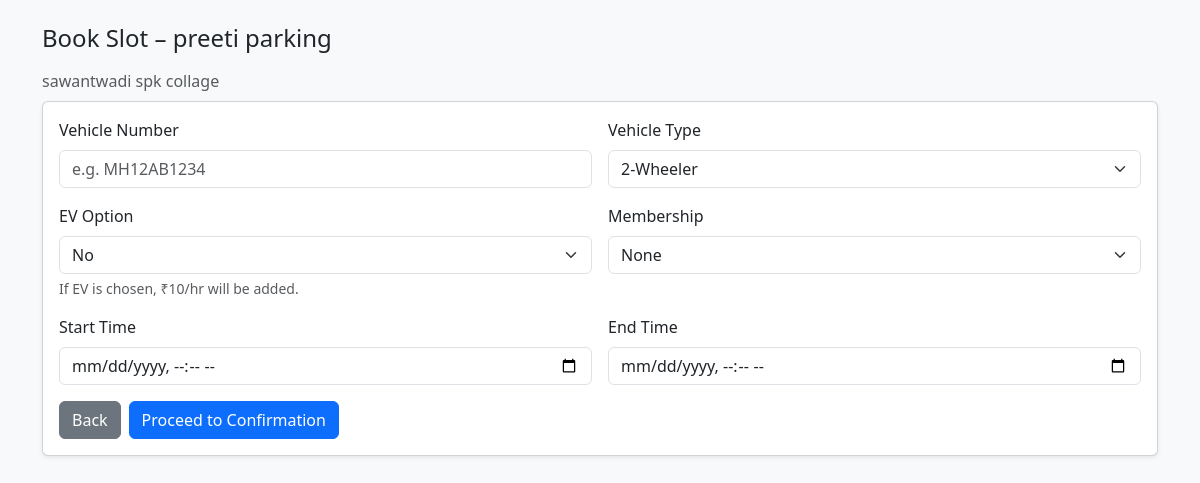
/user_book.php?parking_id=23, run on the app's committed database.
### tables this page shows
CREATE TABLE `parking_requests` (
  `id` int(11) NOT NULL,
  `owner_id` int(11) DEFAULT NULL,
  `owner_email` varchar(255) DEFAULT NULL,
  `parking_name` varchar(255) DEFAULT NULL,
  `address` text DEFAULT NULL,
  `mobile` varchar(20) DEFAULT NULL,
  `latitude` decimal(10,8) DEFAULT NULL,
  `longitude` decimal(11,8) DEFAULT NULL,
  `ev_support` enum('yes','no') DEFAULT 'no',
  `supported_vehicles` text DEFAULT NULL,
  `slot_2w` int(11) DEFAULT 0,
  `slot_4w` int(11) DEFAULT 0,
  `status` enum('waiting','approved','rejected') DEFAULT 'waiting',
  `requested_at` timestamp NOT NULL DEFAULT current_timestamp(),
  `location` varchar(255) DEFAULT NULL,
  `created_at` timestamp NOT NULL DEFAULT current_timestamp(),
  `floors` int(11) NOT NULL DEFAULT 1
);

### user_book.php (the view, shortened to what this page needs)
<?php
require_once('db_config.php');
$parking_id = isset($_GET['parking_id']) ? (int)$_GET['parking_id'] : 0;
$st = $conn->prepare("SELECT id, parking_name, address, ev_support, slot_2w, slot_4w, COALESCE(floors,1) AS floors
                      FROM parking_requests WHERE id=? AND status='approved'");
$st->bind_param("i", $parking_id);
$st->execute();
$res = $st->get_result();
$parking = $res->fetch_assoc();
?>
<!DOCTYPE html>
<html>
<head>
  <link href="https://cdn.jsdelivr.net/npm/bootstrap@5.3.0/dist/css/bootstrap.min.css" rel="stylesheet"/>
</head>
<body class="bg-light">
<div class="container py-4">
  <h4 class="mb-3">Book Slot – <?= htmlspecialchars($parking['parking_name']) ?></h4>
  <div class="mb-2 text-muted"><?= htmlspecialchars($parking['address']) ?></div>
  <form class="card p-3 shadow-sm" method="post" action="user_confirm.php" onsubmit="return validateTimes()">
    <div class="row g-3">
    <div class="col-md-6">
  <label class="form-label">Vehicle Number</label>
  <input type="text" name="vehicle_no" id="vehicle_no" class="form-control"
         pattern="[A-Z]{2}[ -]?[0-9]{1,2}[A-Z]{1,3}[0-9]{1,4}"
         title="Enter valid vehicle number like MH12AB1234"
         placeholder="e.g. MH12AB1234"
         required>
    </div>
      <div class="col-md-6">
        <label class="form-label">Vehicle Type</label>
        <select name="vehicle_type" class="form-select" required>
          <option value="2W">2-Wheeler</option>
        </select>
      </div>
      <div class="col-md-6">
        <label class="form-label">EV Option</label>
        <select name="ev" class="form-select" required>
          <option value="no">No</option>
        </select>
        <div class="form-text">If EV is chosen, ₹10/hr will be added.</div>
      </div>
      <div class="col-md-6">
        <label class="form-label">Membership</label>
        <select name="membership" class="form-select">
          <option value="none" selected>None</option>
        </select>
      </div>
      <div class="col-md-6">
        <label class="form-label">Start Time</label>
        <input type="datetime-local" name="start_time" id="start_time" class="form-control" required>
      </div>
      <div class="col-md-6">
        <label class="form-label">End Time</label>
        <input type="datetime-local" name="end_time" id="end_time" class="form-control" required>
      </div>
    </div>
    <div class="mt-3 d-flex gap-2">
      <a href="user_dashboard.php" class="btn btn-secondary">Back</a>
      <button class="btn btn-primary" type="submit">Proceed to Confirmation</button>
    </div>
  </form>
</div>
</body>
</html>

### data on the page
parking_requests: parking_name "preeti parking", address "sawantwadi spk collage"
